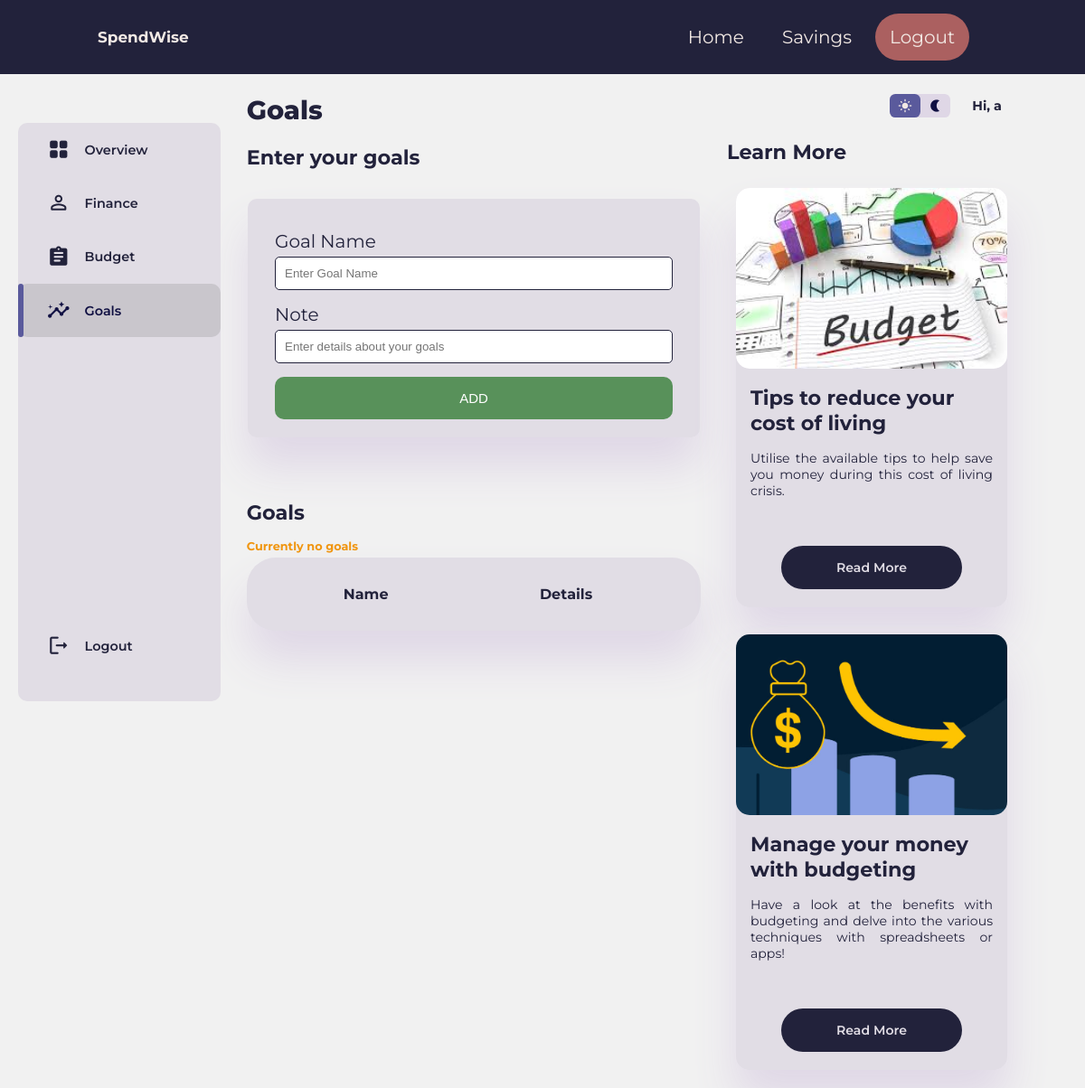
Screenshot of /goals.php (signed in) with the database file from the repository.
### tables this page shows
CREATE TABLE `user` (
  `id` int(11) NOT NULL,
  `email` varchar(25) NOT NULL,
  `password` varchar(256) NOT NULL,
  `first_name` varchar(50) NOT NULL,
  `last_name` varchar(50) NOT NULL
);

CREATE TABLE `resources` (
  `webID` int(11) NOT NULL,
  `title` text NOT NULL,
  `text` text NOT NULL,
  `link` text NOT NULL,
  `image` varchar(100) NOT NULL
);

### goals.php (the view, shortened to what this page needs)
<!DOCTYPE html>
<html lang="en">
    <head>
        <link rel="stylesheet" href="css/goals.css">
    </head>
    <body>
        <?php
            include_once("connectdb.php");
            try {
                $fname = $db->prepare("SELECT first_name FROM user WHERE email = ?");
                $fname->execute(array($_SESSION['username']));
                $fname = $fname->fetch();
            } catch (PDOException $ex) {
                echo $ex;
            }
        ?>
        <header id="top">
            <div class="logo">
                <p>SpendWise</p>
            </div>
            <div class="navbar">
                <ul>
                    <li><a href="index.php">Home</a></li>
                    <li><a href="savings.php">Savings</a></li>
                    <li id="logout"><a href="logout.php">Logout</a></li>
                </ul>
            </div>
        </header>
        <div class="container">
            <aside>
                <div class="sidebar">
                    <a href="accounts.php">
                        <span class="material-icons-round">grid_view</span>
                        <h3>Overview</h3>
                    </a>
                    <a href="finance.php">
                        <span class="material-icons-round">person_outline</span>
                        <h3>Finance</h3>
                    </a>
                    <a href="budget.php">
                        <span class="material-icons-round">assignment</span>
                        <h3>Budget</h3>
                    </a>
                    <a href="goals.php" class="active">
                        <span class="material-icons-round">insights</span>
                        <h3>Goals</h3>
                    </a>
                    <a href="logout.php">
                        <span class="material-icons-round">logout</span>
                        <h3>Logout</h3>
                    </a>
                </div>
            </aside>
            <main>
                <h1>Goals</h1>
                <h2>Enter your goals</h2>
                <div class="center">
                    <div class="track">
                        <form class="form" id="goalForm">
                            <div class="form-element">
                                <label for="itemName">Goal Name</label>
                                <input type="text" id="itemName" placeholder="Enter Goal Name" required name="goal-name">
                            </div>
                            <div class="form-element">
                                <label for="url">Note</label>
                                <input type="text" id="url" placeholder="Enter details about your goals" required name="notes">
                            </div>
                            <button type="submit" name="submit-1">Add</button>
                        </form>
                    </div>
                </div>
                <div class="recent-activity">
                    <h2>Goals</h2>
                    <table>
                        <thead>
                            <tr>
                                <th>Name</th>
                                <th>Details</th>
                            </tr>
                        </thead>
                        <tbody>
                        <?php
                            include_once("connectdb.php");
                            try {
                                $userid = $db->prepare("SELECT id FROM user WHERE email = ?");
                                $userid->execute(array($_SESSION['username']));
                                $user = $userid->fetch();
                                $qry = $db->prepare("SELECT * FROM goals where userID = :userid");
                                $qry->bindParam(':userid', $user['id'], PDO::PARAM_STR);
                                $qry->execute();
                                if ($qry->rowCount() > 0){
                                    $i = 0;
                                    while (($row = $qry->fetch(PDO::FETCH_ASSOC))){
                                        $goalID = $row['goal_ID'];
                                        $goal = $row['goalName'];
                                        $note = $row['note'];
                                        ?>
                                        <tr>
                                        <td><?= $goal ?></td>
                                        <td><?= $note ?></td>
                                        <td>
                                            <button class="remove-goal" type="button" data-goal-id="<?=$goalID?>">
                                                Remove
                                            </button>
                                        </td>
                                        </tr>
                                        <?php
                                    }
                                }
                                else {
                                    echo("<h4 class='warning' style='margin-bottom: 5px;'>Currently no goals</h4>");
                                }
                            } catch (PDOException $ex) {
                                echo $ex;
                            }
                        ?>
                        </tbody>
                    </table>
                </div>
            </main>
            <div class="right">
                <div class="top">
                    <div class="colour-toggle">
                        <span class="material-icons-round active">light_mode</span>
                        <span class="material-icons-round">nightlight</span>
                    </div>
                    <div class="profile">
                        <div class="info">
                            <h3>Hi, <?= $fname["first_name"] ?></h3>
                        </div>
                    </div>
                </div>
                <div class="budget-goals">
                    <h2>Learn More</h2>
                    <div class="card-container">
                        <?php
                        try {
                        $qry = $db->prepare("SELECT * FROM resources ORDER bY RAND() LIMIT 2");
                        $qry->execute();
                        if ($qry->rowCount() > 0){
                            foreach ($qry as $row){
                                $image = "images/resources/" . $row["image"];
                                $title =  $row["title"];
                                $text = $row["text"];
                                $link = $row["link"];
                                ?>
                                <div class="card">
                                    <div class="card-img" style="background-image: url(<?= $image ?>);"></div>
                                    <div class="card-content">
                                        <h2> <?= $title ?> </h2>
                                        <p> <?= $text ?> </p>
                                    </div>
                                    <div class="card-link">
                                            <a href="<?= $link ?>">Read More</a>
                                    </div>
                                </div>
                                <?php
                                }
                            }
                        } catch (PDOException $ex) {
                            echo $ex;
                        }
                        ?>
                    </div>
                </div>
            </div>
        </div>
    </body>
</html>

### rows the page displays
user: first_name "a"
resources: image (picture), title "Tips to reduce your cost of living", text "Utilise the available tips to help save you money during this cost of living crisis."
resources: image (picture), title "Manage your money with budgeting", text "Have a look at the benefits with budgeting and delve into the various techniques with spreadsheets or apps!"
